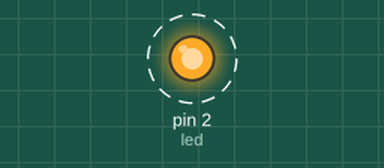
This sketch was run on a simulated Arduino Uno, built with avr-gcc and run on an emulated ATmega328P. On the bench: output pins drawn as LEDs (lit = HIGH). Dashed ring = blinking. What the sketch prints to the serial monitor is not drawn.

Above: at 0.5 s.
Timing chart, 0 to 4.6 s (numbered marks = the images above):
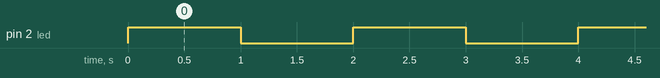

Measured:
- by itself, pin 2 (led): alternates HIGH for 1.0 s and LOW for 1.0 s

The sketch:

sketch_jun18d.ino
```cpp
// Define the LED pin
int led = 2;

void setup() {
  // Initialize digital pin as an output.
  Serial.begin(115200);
  Serial.println("Hello, MON!");
  pinMode(led, OUTPUT);
  // pinMode(LED_buildin, OUTPUT);
}

void loop() {
  // Turn the LED on
  Serial.println("ON");
  digitalWrite(led, HIGH);
  delay(1000); // Wait for 1 second

  // Turn the LED off
  Serial.println("OFF");
  digitalWrite(led, LOW);
  delay(1000); // Wait for 1 second
}
```
